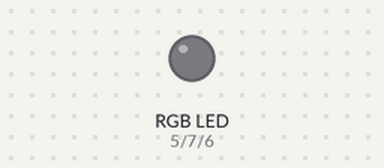
Recording of a sketch running on a simulated Arduino Uno, built with avr-gcc and run on an emulated ATmega328P. Shown: an RGB LED mixed from three pins (HIGH = lit).

Above: at 0.05 s.
At 1.05 s:
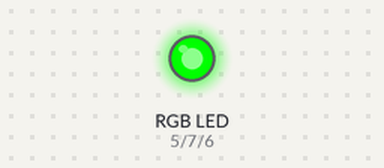
At 2.2 s:
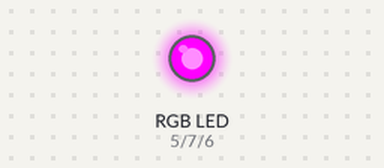
Timing chart, 0 to 5.1 s (numbered marks = the images above):
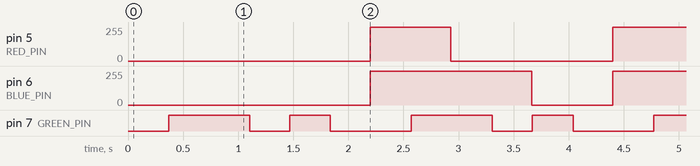

Measured:
- by itself, pin 5 (RED_PIN): alternates 255/255 for 0.73 s and 0/255 for 1.5 s
- by itself, pin 6 (BLUE_PIN): alternates 255/255 for 1.5 s and 0/255 for 0.73 s
- by itself, pin 7 (GREEN_PIN): repeats every 2.2 s: LOW 0.36 s, HIGH 0.37 s, LOW 0.73 s, HIGH 0.73 s

The sketch:

LEDstrip.ino
```cpp
const int NUM_LEDS = 143;
const int RED_PIN = 5;
const int GREEN_PIN = 7;
const int BLUE_PIN = 6;
const int DELAY_MS = 5;  // Delay between color changes

void setup() {
  pinMode(RED_PIN, OUTPUT);
  pinMode(GREEN_PIN, OUTPUT);
  pinMode(BLUE_PIN, OUTPUT);
}

void setColor(int red, int green, int blue) {
  analogWrite(RED_PIN, red);
  analogWrite(GREEN_PIN, green);
  analogWrite(BLUE_PIN, blue);
}

void rainbowEffect() {
  for (int i = 0; i < NUM_LEDS; ++i) {
    int red = map(i, 0, NUM_LEDS - 1, 255, 0);
    int green = map(i, 0, NUM_LEDS - 1, 0, 255);
    int blue = 255 - green;

    setColor(red, green, blue);
    delay(DELAY_MS);
  }

  for (int i = 0; i < NUM_LEDS; ++i) {
    int red = map(i, 0, NUM_LEDS - 1, 0, 255);
    int green = map(i, 0, NUM_LEDS - 1, 255, 0);
    int blue = 255 - red;

    setColor(red, green, blue);
    delay(DELAY_MS);
  }

  for (int i = 0; i < NUM_LEDS; ++i) {
    int red = map(i, 0, NUM_LEDS - 1, 0, 255);
    int green = 255 - red;
    int blue = map(i, 0, NUM_LEDS - 1, 0, 255);

    setColor(red, green, blue);
    delay(DELAY_MS);
  }
}

void loop() {
  rainbowEffect();
}
```
